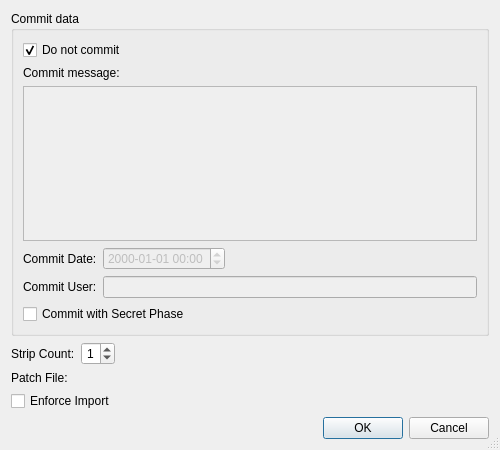
<?xml version="1.0" encoding="UTF-8"?>
<ui version="4.0">
 <class>HgImportDialog</class>
 <widget class="QDialog" name="HgImportDialog">
  <property name="geometry">
   <rect>
    <x>0</x>
    <y>0</y>
    <width>500</width>
    <height>450</height>
   </rect>
  </property>
  <property name="windowTitle">
   <string>Import Patch</string>
  </property>
  <property name="sizeGripEnabled">
   <bool>true</bool>
  </property>
  <layout class="QGridLayout" name="gridLayout_2">
   <item row="0" column="0" colspan="2">
    <widget class="QGroupBox" name="groupBox_2">
     <property name="title">
      <string>Commit data</string>
     </property>
     <layout class="QVBoxLayout" name="verticalLayout">
      <item>
       <widget class="QCheckBox" name="noCommitCheckBox">
        <property name="toolTip">
         <string>Select to not commit the imported patch</string>
        </property>
        <property name="text">
         <string>Do not commit</string>
        </property>
        <property name="checked">
         <bool>true</bool>
        </property>
       </widget>
      </item>
      <item>
       <widget class="QLabel" name="label_3">
        <property name="text">
         <string>Commit message:</string>
        </property>
       </widget>
      </item>
      <item>
       <widget class="EricSpellCheckedPlainTextEdit" name="messageEdit">
        <property name="enabled">
         <bool>false</bool>
        </property>
        <property name="toolTip">
         <string>Enter the commit message or leave empty to use the default one</string>
        </property>
        <property name="tabChangesFocus">
         <bool>true</bool>
        </property>
       </widget>
      </item>
      <item>
       <layout class="QGridLayout" name="gridLayout">
        <item row="0" column="0">
         <widget class="QLabel" name="label">
          <property name="text">
           <string>Commit Date:</string>
          </property>
         </widget>
        </item>
        <item row="0" column="1">
         <widget class="QDateTimeEdit" name="dateEdit">
          <property name="enabled">
           <bool>false</bool>
          </property>
          <property name="toolTip">
           <string>Enter optional date for the commit</string>
          </property>
          <property name="displayFormat">
           <string notr="true">yyyy-MM-dd HH:mm</string>
          </property>
          <property name="calendarPopup">
           <bool>false</bool>
          </property>
         </widget>
        </item>
        <item row="0" column="2">
         <spacer name="horizontalSpacer_2">
          <property name="orientation">
           <enum>Qt::Horizontal</enum>
          </property>
          <property name="sizeHint" stdset="0">
           <size>
            <width>258</width>
            <height>20</height>
           </size>
          </property>
         </spacer>
        </item>
        <item row="1" column="0">
         <widget class="QLabel" name="label_2">
          <property name="text">
           <string>Commit User:</string>
          </property>
         </widget>
        </item>
        <item row="1" column="1" colspan="2">
         <widget class="QLineEdit" name="userEdit">
          <property name="enabled">
           <bool>false</bool>
          </property>
          <property name="toolTip">
           <string>Enter optional user for the commit</string>
          </property>
         </widget>
        </item>
       </layout>
      </item>
      <item>
       <widget class="QCheckBox" name="secretCheckBox">
        <property name="toolTip">
         <string>Enable to commit with the secret phase</string>
        </property>
        <property name="text">
         <string>Commit with Secret Phase</string>
        </property>
       </widget>
      </item>
     </layout>
    </widget>
   </item>
   <item row="1" column="0">
    <widget class="QLabel" name="label_4">
     <property name="text">
      <string>Strip Count:</string>
     </property>
    </widget>
   </item>
   <item row="1" column="1">
    <layout class="QHBoxLayout" name="horizontalLayout">
     <item>
      <widget class="QSpinBox" name="stripSpinBox">
       <property name="toolTip">
        <string>Enter number of leading directories to strip off (default 1)</string>
       </property>
       <property name="alignment">
        <set>Qt::AlignRight|Qt::AlignTrailing|Qt::AlignVCenter</set>
       </property>
       <property name="maximum">
        <number>9</number>
       </property>
       <property name="value">
        <number>1</number>
       </property>
      </widget>
     </item>
     <item>
      <spacer name="horizontalSpacer">
       <property name="orientation">
        <enum>Qt::Horizontal</enum>
       </property>
       <property name="sizeHint" stdset="0">
        <size>
         <width>118</width>
         <height>20</height>
        </size>
       </property>
      </spacer>
     </item>
    </layout>
   </item>
   <item row="2" column="0">
    <widget class="QLabel" name="label_5">
     <property name="text">
      <string>Patch File:</string>
     </property>
    </widget>
   </item>
   <item row="2" column="1">
    <widget class="EricPathPicker" name="patchFilePicker" native="true">
     <property name="sizePolicy">
      <sizepolicy hsizetype="Expanding" vsizetype="Preferred">
       <horstretch>0</horstretch>
       <verstretch>0</verstretch>
      </sizepolicy>
     </property>
     <property name="focusPolicy">
      <enum>Qt::StrongFocus</enum>
     </property>
     <property name="toolTip">
      <string>Enter the name of the patch file</string>
     </property>
    </widget>
   </item>
   <item row="3" column="0" colspan="2">
    <widget class="QCheckBox" name="forceCheckBox">
     <property name="toolTip">
      <string>Select to enforce the import</string>
     </property>
     <property name="text">
      <string>Enforce Import</string>
     </property>
    </widget>
   </item>
   <item row="4" column="0" colspan="2">
    <widget class="QDialogButtonBox" name="buttonBox">
     <property name="orientation">
      <enum>Qt::Horizontal</enum>
     </property>
     <property name="standardButtons">
      <set>QDialogButtonBox::Cancel|QDialogButtonBox::Ok</set>
     </property>
    </widget>
   </item>
  </layout>
 </widget>
 <customwidgets>
  <customwidget>
   <class>EricPathPicker</class>
   <extends>QWidget</extends>
   <header>EricWidgets/EricPathPicker.h</header>
   <container>1</container>
  </customwidget>
  <customwidget>
   <class>EricSpellCheckedPlainTextEdit</class>
   <extends>QPlainTextEdit</extends>
   <header>EricWidgets/EricSpellCheckedTextEdit.h</header>
  </customwidget>
 </customwidgets>
 <tabstops>
  <tabstop>noCommitCheckBox</tabstop>
  <tabstop>messageEdit</tabstop>
  <tabstop>dateEdit</tabstop>
  <tabstop>userEdit</tabstop>
  <tabstop>secretCheckBox</tabstop>
  <tabstop>stripSpinBox</tabstop>
  <tabstop>patchFilePicker</tabstop>
  <tabstop>forceCheckBox</tabstop>
 </tabstops>
 <resources/>
 <connections>
  <connection>
   <sender>buttonBox</sender>
   <signal>accepted()</signal>
   <receiver>HgImportDialog</receiver>
   <slot>accept()</slot>
   <hints>
    <hint type="sourcelabel">
     <x>257</x>
     <y>364</y>
    </hint>
    <hint type="destinationlabel">
     <x>157</x>
     <y>274</y>
    </hint>
   </hints>
  </connection>
  <connection>
   <sender>buttonBox</sender>
   <signal>rejected()</signal>
   <receiver>HgImportDialog</receiver>
   <slot>reject()</slot>
   <hints>
    <hint type="sourcelabel">
     <x>325</x>
     <y>364</y>
    </hint>
    <hint type="destinationlabel">
     <x>286</x>
     <y>274</y>
    </hint>
   </hints>
  </connection>
  <connection>
   <sender>noCommitCheckBox</sender>
   <signal>toggled(bool)</signal>
   <receiver>messageEdit</receiver>
   <slot>setDisabled(bool)</slot>
   <hints>
    <hint type="sourcelabel">
     <x>70</x>
     <y>44</y>
    </hint>
    <hint type="destinationlabel">
     <x>95</x>
     <y>113</y>
    </hint>
   </hints>
  </connection>
  <connection>
   <sender>noCommitCheckBox</sender>
   <signal>toggled(bool)</signal>
   <receiver>dateEdit</receiver>
   <slot>setDisabled(bool)</slot>
   <hints>
    <hint type="sourcelabel">
     <x>121</x>
     <y>41</y>
    </hint>
    <hint type="destinationlabel">
     <x>134</x>
     <y>202</y>
    </hint>
   </hints>
  </connection>
  <connection>
   <sender>noCommitCheckBox</sender>
   <signal>toggled(bool)</signal>
   <receiver>userEdit</receiver>
   <slot>setDisabled(bool)</slot>
   <hints>
    <hint type="sourcelabel">
     <x>228</x>
     <y>48</y>
    </hint>
    <hint type="destinationlabel">
     <x>230</x>
     <y>229</y>
    </hint>
   </hints>
  </connection>
 </connections>
</ui>
